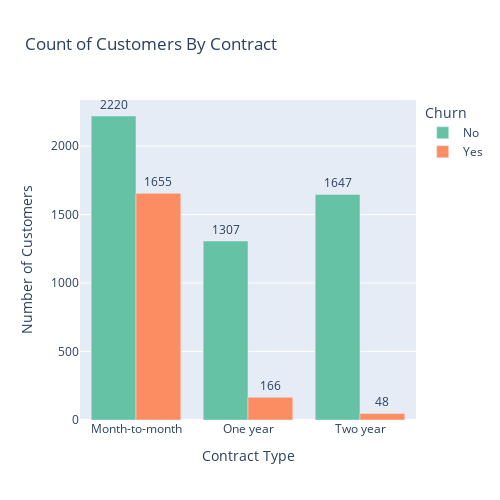

This figure's notebook cell:
### Markdown cell above
## Which contract type attracts the most customers

### Code cell
import plotly.express as px

# Prepare data
contract_churn = df.groupby(['Contract', 'Churn']).size().reset_index(name='Count')

# Create grouped bar chart
fig = px.bar(
    contract_churn,
    x='Contract',
    y='Count',
    color='Churn',
    barmode='group',
    text='Count',
    color_discrete_sequence=px.colors.qualitative.Set2,
    title='Count of Customers By Contract'
)

# Customize layout
fig.update_traces(textposition='outside')
fig.update_layout(
    xaxis_title='Contract Type',
    yaxis_title='Number of Customers',
    height=500,
    width=500,
    legend_title='Churn'
)

fig.show()

### Figure 1 — Plotly figure (JSON) as saved in the notebook; plotly's stock layout.template omitted (floating-point values rounded to 4 significant figures)
{"data": [{"alignmentgroup": "True", "hovertemplate": "Churn=No<br>Contract=%{x}<br>Count=%{text}<extra></extra>", "legendgroup": "No", "marker": {"color": "rgb(102,194,165)", "pattern": {"shape": ""}}, "name": "No", "offsetgroup": "No", "orientation": "v", "showlegend": true, "text": [2220, 1307, 1647], "textposition": "outside", "type": "bar", "x": ["Month-to-month", "One year", "Two year"], "xaxis": "x", "y": [2220, 1307, 1647], "yaxis": "y"}, {"alignmentgroup": "True", "hovertemplate": "Churn=Yes<br>Contract=%{x}<br>Count=%{text}<extra></extra>", "legendgroup": "Yes", "marker": {"color": "rgb(252,141,98)", "pattern": {"shape": ""}}, "name": "Yes", "offsetgroup": "Yes", "orientation": "v", "showlegend": true, "text": [1655, 166, 48], "textposition": "outside", "type": "bar", "x": ["Month-to-month", "One year", "Two year"], "xaxis": "x", "y": [1655, 166, 48], "yaxis": "y"}], "layout": {"barmode": "group", "height": 500, "legend": {"title": {"text": "Churn"}, "tracegroupgap": 0}, "title": {"text": "Count of Customers By Contract"}, "width": 500, "xaxis": {"anchor": "y", "domain": [0, 1], "title": {"text": "Contract Type"}}, "yaxis": {"anchor": "x", "domain": [0, 1], "title": {"text": "Number of Customers"}}}}
